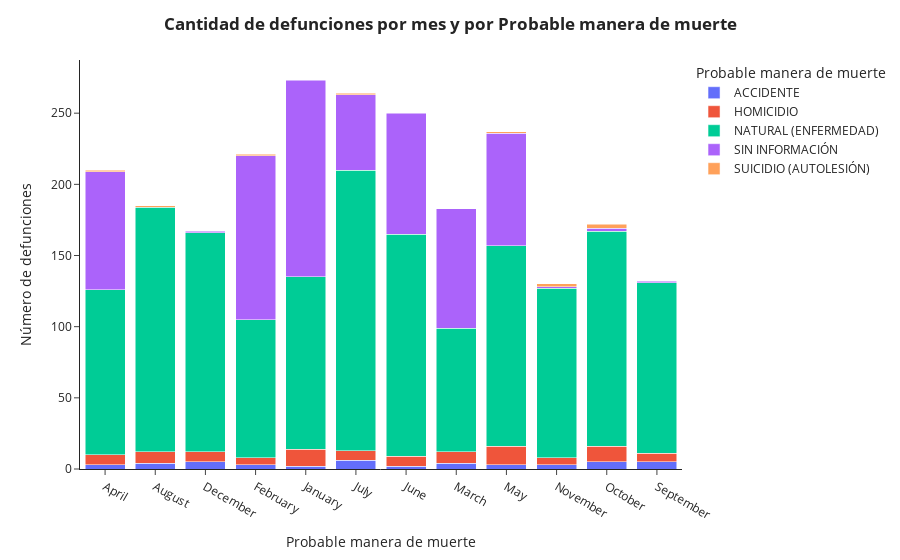

Here is the notebook cell this chart was saved with:
### Code cell
# crear dataset para Cantidad de defunciones por mes y por Probable manera de muerte

BASE_F = BDD.groupby(['mes','Probable manera de muerte'])[['Fecha de Defunción']].count().reset_index()

# crear gráfica
fig_F = px.bar(BASE_F, x = 'mes', y ='Fecha de Defunción', color ='Probable manera de muerte', barmode = 'stack')

# agregar detalles a la gráfica
fig_F.update_layout(
    title = '<b>Cantidad de defunciones por mes y por Probable manera de muerte<b>',
    xaxis_title = 'Probable manera de muerte',
    yaxis_title = 'Número de defunciones',
    template = 'simple_white',
    title_x = 0.5)

### Figure 1 — Plotly figure (JSON) as saved in the notebook; plotly's stock layout.template omitted (floating-point values rounded to 4 significant figures)
{"data": [{"alignmentgroup": "True", "hovertemplate": "Probable manera de muerte=ACCIDENTE<br>mes=%{x}<br>Fecha de Defunción=%{y}<extra></extra>", "legendgroup": "ACCIDENTE", "marker": {"color": "#636efa", "pattern": {"shape": ""}}, "name": "ACCIDENTE", "offsetgroup": "ACCIDENTE", "orientation": "v", "showlegend": true, "textposition": "auto", "type": "bar", "x": ["April", "August", "December", "February", "January", "July", "June", "March", "May", "November", "October", "September"], "xaxis": "x", "y": [3, 4, 5, 3, 2, 6, 2, 4, 3, 3, 5, 5], "yaxis": "y"}, {"alignmentgroup": "True", "hovertemplate": "Probable manera de muerte=HOMICIDIO<br>mes=%{x}<br>Fecha de Defunción=%{y}<extra></extra>", "legendgroup": "HOMICIDIO", "marker": {"color": "#EF553B", "pattern": {"shape": ""}}, "name": "HOMICIDIO", "offsetgroup": "HOMICIDIO", "orientation": "v", "showlegend": true, "textposition": "auto", "type": "bar", "x": ["April", "August", "December", "February", "January", "July", "June", "March", "May", "November", "October", "September"], "xaxis": "x", "y": [7, 8, 7, 5, 12, 7, 7, 8, 13, 5, 11, 6], "yaxis": "y"}, {"alignmentgroup": "True", "hovertemplate": "Probable manera de muerte=NATURAL (ENFERMEDAD)<br>mes=%{x}<br>Fecha de Defunción=%{y}<extra></extra>", "legendgroup": "NATURAL (ENFERMEDAD)", "marker": {"color": "#00cc96", "pattern": {"shape": ""}}, "name": "NATURAL (ENFERMEDAD)", "offsetgroup": "NATURAL (ENFERMEDAD)", "orientation": "v", "showlegend": true, "textposition": "auto", "type": "bar", "x": ["April", "August", "December", "February", "January", "July", "June", "March", "May", "November", "October", "September"], "xaxis": "x", "y": [116, 172, 154, 97, 121, 197, 156, 87, 141, 119, 151, 120], "yaxis": "y"}, {"alignmentgroup": "True", "hovertemplate": "Probable manera de muerte=SIN INFORMACIÓN<br>mes=%{x}<br>Fecha de Defunción=%{y}<extra></extra>", "legendgroup": "SIN INFORMACIÓN", "marker": {"color": "#ab63fa", "pattern": {"shape": ""}}, "name": "SIN INFORMACIÓN", "offsetgroup": "SIN INFORMACIÓN", "orientation": "v", "showlegend": true, "textposition": "auto", "type": "bar", "x": ["April", "December", "February", "January", "July", "June", "March", "May", "November", "October", "September"], "xaxis": "x", "y": [83, 1, 115, 138, 53, 85, 84, 79, 1, 2, 1], "yaxis": "y"}, {"alignmentgroup": "True", "hovertemplate": "Probable manera de muerte=SUICIDIO (AUTOLESIÓN)<br>mes=%{x}<br>Fecha de Defunción=%{y}<extra></extra>", "legendgroup": "SUICIDIO (AUTOLESIÓN)", "marker": {"color": "#FFA15A", "pattern": {"shape": ""}}, "name": "SUICIDIO (AUTOLESIÓN)", "offsetgroup": "SUICIDIO (AUTOLESIÓN)", "orientation": "v", "showlegend": true, "textposition": "auto", "type": "bar", "x": ["April", "August", "February", "July", "May", "November", "October"], "xaxis": "x", "y": [1, 1, 1, 1, 1, 2, 3], "yaxis": "y"}], "layout": {"barmode": "stack", "legend": {"title": {"text": "Probable manera de muerte"}, "tracegroupgap": 0}, "margin": {"t": 60}, "title": {"text": "<b>Cantidad de defunciones por mes y por Probable manera de muerte<b>", "x": 0.5}, "xaxis": {"anchor": "y", "domain": [0, 1], "title": {"text": "Probable manera de muerte"}}, "yaxis": {"anchor": "x", "domain": [0, 1], "title": {"text": "Número de defunciones"}}}}
